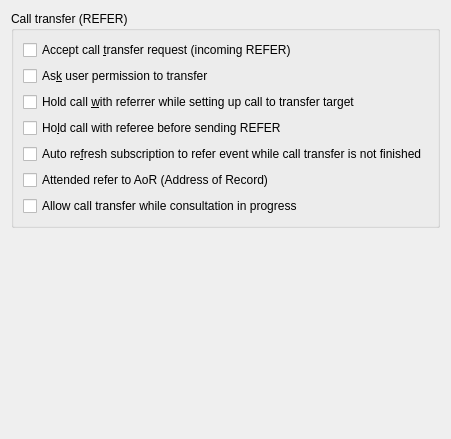
         <widget class="QWidget" name="tab">
          <attribute name="title">
           <string>REFER</string>
          </attribute>
          <layout class="QVBoxLayout">
           <item>
            <widget class="QGroupBox" name="referGroupBox">
             <property name="title">
              <string>Call transfer (REFER)</string>
             </property>
             <layout class="QVBoxLayout">
              <item>
               <widget class="QCheckBox" name="allowReferCheckBox">
                <property name="whatsThis">
                 <string>Indicates if Twinkle should transfer a call if a REFER request is received.</string>
                </property>
                <property name="text">
                 <string>Accept call &amp;transfer request (incoming REFER)</string>
                </property>
                <property name="shortcut">
                 <string>Alt+T</string>
                </property>
               </widget>
              </item>
              <item>
               <widget class="QCheckBox" name="askUserReferCheckBox">
                <property name="whatsThis">
                 <string>Indicates if Twinkle should ask the user before transferring a call when a REFER request is received.</string>
                </property>
                <property name="text">
                 <string>As&amp;k user permission to transfer</string>
                </property>
                <property name="shortcut">
                 <string>Alt+K</string>
                </property>
               </widget>
              </item>
              <item>
               <widget class="QCheckBox" name="refereeHoldCheckBox">
                <property name="whatsThis">
                 <string>Indicates if Twinkle should put the current call on hold when a REFER request to transfer a call is received.</string>
                </property>
                <property name="text">
                 <string>Hold call &amp;with referrer while setting up call to transfer target</string>
                </property>
                <property name="shortcut">
                 <string>Alt+W</string>
                </property>
               </widget>
              </item>
              <item>
               <widget class="QCheckBox" name="referrerHoldCheckBox">
                <property name="whatsThis">
                 <string>Indicates if Twinkle should put the current call on hold when you transfer a call.</string>
                </property>
                <property name="text">
                 <string>Ho&amp;ld call with referee before sending REFER</string>
                </property>
                <property name="shortcut">
                 <string>Alt+L</string>
                </property>
               </widget>
              </item>
              <item>
               <widget class="QCheckBox" name="refreshReferSubCheckBox">
                <property name="whatsThis">
                 <string>While a call is being transferred, the referee sends NOTIFY messages to the referrer about the progress of the transfer. These messages are only sent for a short interval which length is determined by the referee. If you tick this box, the referrer will automatically send a SUBSCRIBE to lengthen this interval if it is about to expire and the transfer has not yet been completed.</string>
                </property>
                <property name="text">
                 <string>Auto re&amp;fresh subscription to refer event while call transfer is not finished</string>
                </property>
                <property name="shortcut">
                 <string>Alt+F</string>
                </property>
               </widget>
              </item>
              <item>
               <widget class="QCheckBox" name="referAorCheckBox">
                <property name="whatsThis">
                 <string>An attended call transfer should use the contact URI as a refer target. A contact URI may not be globally routable however. Alternatively the AoR (Address of Record) may be used. A disadvantage is that the AoR may route to multiple endpoints in case of forking whereas the contact URI routes to a single endpoint.</string>
                </property>
                <property name="text">
                 <string>Attended refer to AoR (Address of Record)</string>
                </property>
               </widget>
              </item>
              <item>
               <widget class="QCheckBox" name="transferConsultInprogCheckBox">
                <property name="whatsThis">
                 <string>When you perform an attended call transfer, you normally transfer the call after you established a consultation call. If you enable this option you can transfer the call while the consultation call is still in progress. This is a non-standard implementation and may not work with all SIP devices.</string>
                </property>
                <property name="text">
                 <string>Allow call transfer while consultation in progress</string>
                </property>
               </widget>
              </item>
             </layout>
            </widget>
           </item>
           <item>
            <spacer name="spacer25">
             <property name="orientation">
              <enum>Qt::Vertical</enum>
             </property>
             <property name="sizeType">
              <enum>QSizePolicy::Expanding</enum>
             </property>
             <property name="sizeHint" stdset="0">
              <size>
               <width>20</width>
               <height>200</height>
              </size>
             </property>
            </spacer>
           </item>
          </layout>
         </widget>
